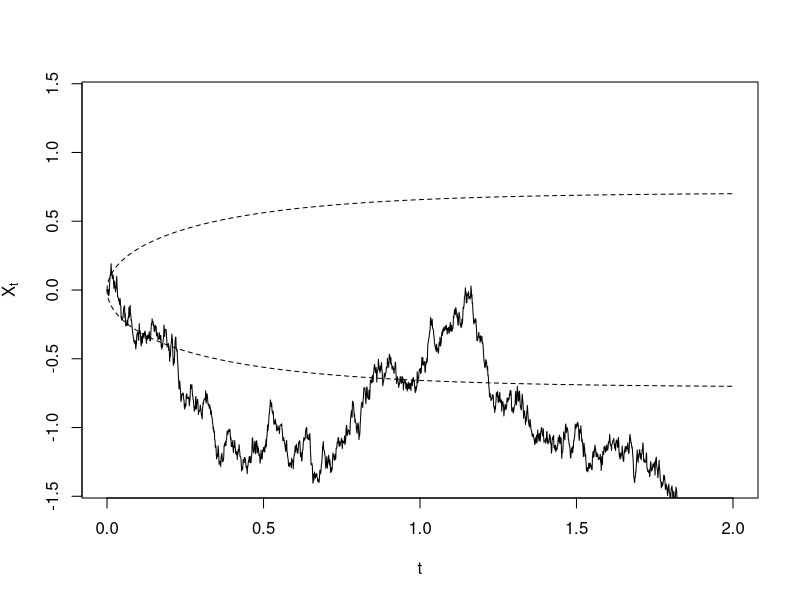

This figure's R source:
### Sample path of Ito integral associated with linear system
### Sample paths as well as 1-sigma limits

pdf("ito-integral-linear.pdf")

A <- -1
G <- 1

T <- 2
h <- 0.001

tvec <- seq(0,T,h)
dB <- rnorm(length(tvec)-1,sd=sqrt(h))
B <- c(0,cumsum(dB))

iexpmAsGdB <- G*c(0,cumsum(exp(-A*tvec[-length(tvec)])*dB))

Xt <- exp(A*tvec)*iexpmAsGdB


iexpm2AsG2ds <- G^2*c(0,cumsum(exp(-2*A*tvec[-length(tvec)])*h))

VXt <- exp(2*A*tvec) * iexpm2AsG2ds

plot(tvec,Xt,type="l",ylim=c(-1,1)*2*sqrt(VXt[length(tvec)]),
     xlab="t",ylab=expression(X[t]))
lines(tvec,sqrt(VXt),lty="dashed")
lines(tvec,-sqrt(VXt),lty="dashed")

dev.off()
